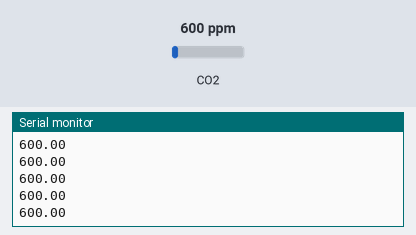
Bench run of a sketch on a simulated Arduino Uno, built with avr-gcc and run on an emulated ATmega328P. Parts: the last lines printed to the serial monitor. The test bench sets the inputs (shaded band); at power-on: CO2 600 ppm.

Above: at 1.2 s.
1.3 s: CO2 set to 452 ppm
At 1.33 s:
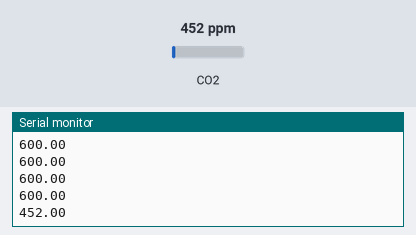
2.8 s: CO2 set to 1050 ppm
At 2.85 s:
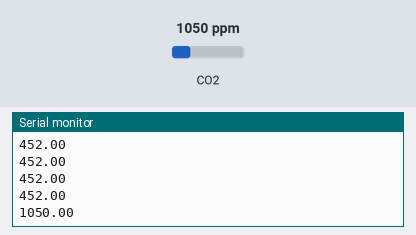
Timing chart, 0 to 5.8 s (numbered marks = the images above; inputs shaded):
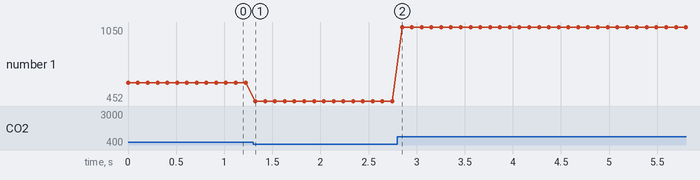

The sketch:

MQ135.ino
```cpp
/***************************************************
  This is a library example for the MQ135 Sensor.

  VCC  -->  arduino 5V
  GND  -->  arduino GND
  AO   -->  A2

****************************************************/
#include <MQ135.h>
#define ANALOGPIN A2

int PPMStatus = 0;
int PPMStatusOld = 0;

float airTemperature, airHumidity, ppm, ppmbalanced, rzero;

MQ135 gasSensor = MQ135(ANALOGPIN);

void setup() {
  Serial.begin(9600);
}

void loop() {

  // current temperature and humidity for further calculation
  airTemperature = 28;
  airHumidity = 50;

  // zero value
  rzero = gasSensor.getRZero();
//  Serial.print("RZero=");
//  Serial.println(rzero);

  // ppm value without adjustment
  ppm = gasSensor.getPPM();
//  Serial.print("PPM=");
//  Serial.println(ppm);

  // ppm value after adjustment by zero value
  ppmbalanced = gasSensor.getCorrectedPPM(airTemperature, airHumidity);
//  Serial.print("PPM Corrected=");
  Serial.println(ppmbalanced);
//  Serial.println();

  delay(100);
}
```

Measured:
- after the input at 1.3 s, the serial monitor: prints a new line at once (image 1)
- after the input at 2.8 s, the serial monitor: prints a new line after 0.05 s (image 2)
- plotted number 1: 600 → 452 after the input at 1.3 s, 452 → 1050 after the input at 2.8 s
